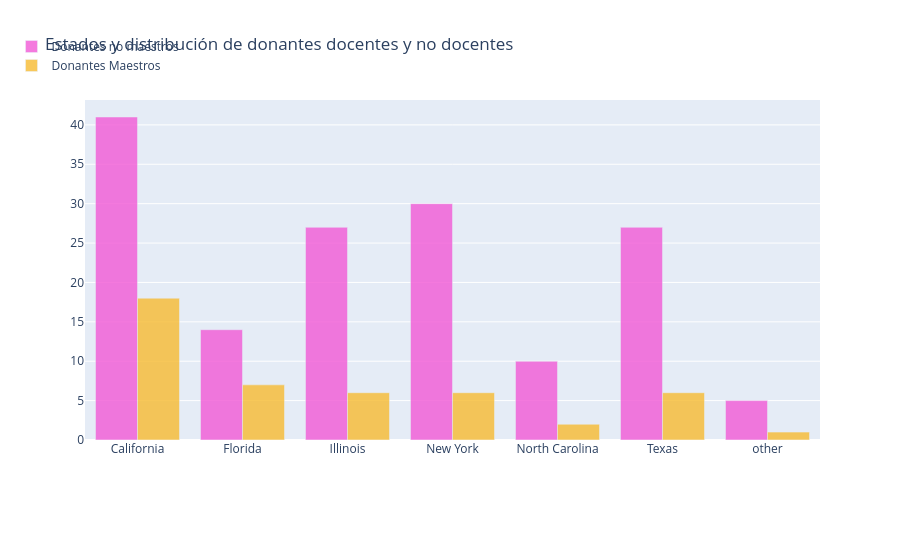

Source (notebook cell):
### Markdown cell above
> Aunque la mayor cantidad de donantes proviene del estado de California, situado en la costa oeste, la región de la costa este de los EE. UU. presenta una alta densidad de donantes en comparación con el oeste. También hay un número significativo de donantes en Hawái y Alaska.

## <a id="2.6">2.6 Número de donantes docentes y no docentes de cada estado </a>

### Code cell
# which city and state has maximum teacher donors 
tempdf = donors_df.groupby(['Donor State', 'Donor Is Teacher']).agg({'Donor Is Teacher' : 'count' }).rename(columns={'Donor Is Teacher' : 'Teacher Donor Counts'}).reset_index()

no_df = tempdf[tempdf['Donor Is Teacher']=='No']
no_x = no_df['Donor State']
no_y = no_df['Teacher Donor Counts']
yes_df = tempdf[tempdf['Donor Is Teacher']=='Yes']
yes_x = yes_df['Donor State']
yes_y = yes_df['Teacher Donor Counts']

trace1 = go.Bar(
    x=no_x,
    y=no_y,
    name='Donantes no maestros',
    marker=dict(color='#f259d6'),
    opacity=0.8
)
trace2 = go.Bar(
    x=yes_x,
    y=yes_y,
    name='Donantes Maestros',
    marker=dict(color='#f7bb31'),
    opacity=0.8
)

data = [trace1, trace2]
layout = go.Layout(
    barmode='group',
    legend=dict(dict(x=-.1, y=1.2)),
    margin=dict(b=120),
    title = 'Estados y distribución de donantes docentes y no docentes',
)

fig = go.Figure(data=data, layout=layout)
iplot(fig, filename='grouped-bar')

### Figure 1 — Plotly figure (JSON) as saved in the notebook; plotly's stock layout.template omitted (floating-point values rounded to 4 significant figures)
{"data": [{"marker": {"color": "#f259d6"}, "name": "Donantes no maestros", "opacity": 0.8, "type": "bar", "x": ["California", "Florida", "Illinois", "New York", "North Carolina", "Texas", "other"], "y": [41, 14, 27, 30, 10, 27, 5]}, {"marker": {"color": "#f7bb31"}, "name": "Donantes Maestros", "opacity": 0.8, "type": "bar", "x": ["California", "Florida", "Illinois", "New York", "North Carolina", "Texas", "other"], "y": [18, 7, 6, 6, 2, 6, 1]}], "layout": {"barmode": "group", "legend": {"x": -0.1, "y": 1.2}, "margin": {"b": 120}, "title": {"text": "Estados y distribución de donantes docentes y no docentes"}}}
